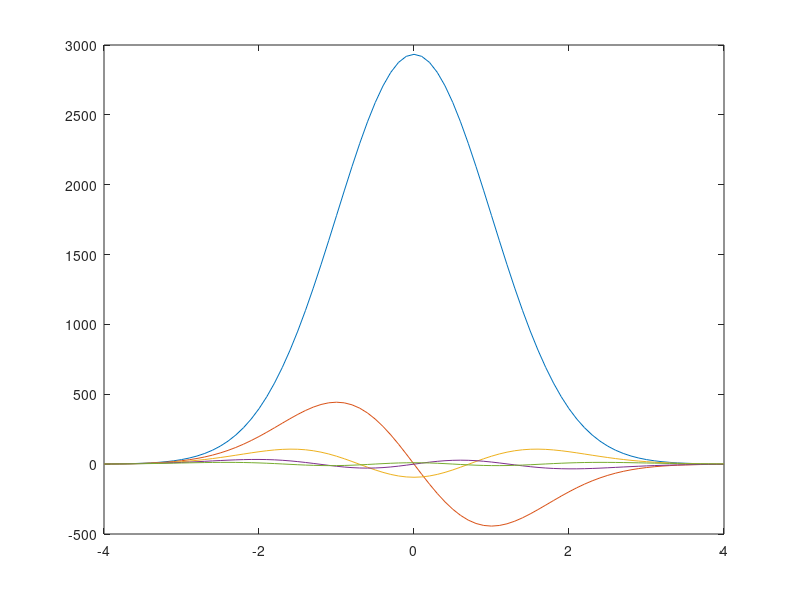

Here is the MATLAB script that generated this plot:
%%% main script %%%

clear all; close all; clc;
K = 1;
tol = 10^-4;                            %Setting the tolerance
L = 4;                                  %Setting the span
x_span = [-L:0.1:L];                    %Setting the span
y_init = 1;                             %Initial value of y
eps_start = 1;                          %Setting the initial shooting value of epsilon
beta_out = zeros(5,1);
j_modes = zeros(5,1000);
y_out = zeros(81, 5);
rhsfunc = @(x, y, eps, K) [y(2); (K*x^2 - eps)*y(1)]; 

for modes = 1:5
    epsilon= eps_start;
    d_epsilon = 0.1;
    
    for j=1:1000
        y_dash_init = sqrt(K*L^2-epsilon)*y_init;
        x0 = [y_init; y_dash_init];
        j_modes(modes,j) = j;
        [t,y] = ode45( @(t,y) rhsfunc(t,y,epsilon,K),x_span,x0);
        y_dash_end = y(end,2);
        y_end = y(end,1);
        check = (y_dash_end+sqrt(K*L^2-epsilon)*y_end);
        if abs(y_dash_end+sqrt(K*L^2-epsilon)*y_end)<tol
            beta_out(modes) = epsilon;
            y_out(:,modes) = y(:,1);
            break;
        elseif (-1)^(modes)*(y_dash_end+sqrt(K*L^2-epsilon)*y_end)>0
            epsilon = epsilon - d_epsilon/2;
            d_epsilon = d_epsilon/2;
        else
            epsilon = epsilon + d_epsilon;
            
        end
    end
    
    eps_start = epsilon+0.1;
    
    plot(t,y(:,1)); hold on;
   
end
close all;
for i = 1:5
    norm(i) = trapz(t, y_out(:,i).^2);
    y_out(:,i) = abs(y_out(:,i)/sqrt(norm(i)));
   % figure(1),plot(t,y_out(:,i)); hold on;
end
A1 = y_out(:,1);
A2 = y_out(:,2);
A3 = y_out(:,3);
A4 = y_out(:,4);
A5 = y_out(:,5);
A6 = beta_out;

